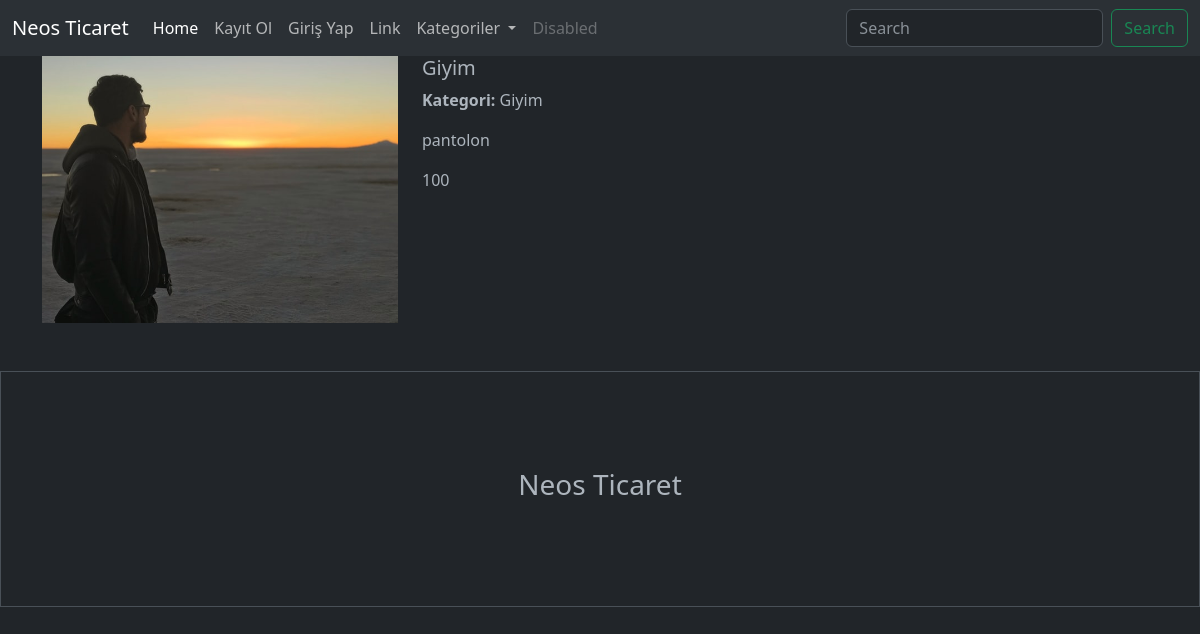
Page /urun-detay/4 on the committed database.
### urunler/models.py (models this page shows, shortened)
class Urun(models.Model):
    satici=models.ForeignKey(User, on_delete=models.CASCADE, null=True)
    kategori=models.ForeignKey(Kategori, on_delete=models.SET_NULL, null=True)
    altkategori=models.ManyToManyField(AltKategori)
    seriNo=models.OneToOneField(Tek, on_delete=models.CASCADE, null=True, blank=True)
    isim= models.CharField(max_length=100)
    aciklama = models.TextField(max_length=100)
    fiyat  = models.IntegerField()
    resim = models.FileField(upload_to = 'urunler/')

class Kategori(models.Model):
    isim=models.CharField(max_length=100)

### urunler/views.py (the view)
# urls.py: path('urun-detay/<int:urunId>', urun, name='urun'),
def urun(request,urunId):
    urun = Urun.objects.get(id = urunId)
    context = {
        'urun':urun
    }
    return render(request, 'urun.html',context)

### urunler/context_processors.py (called while the page is built)
def get_len_sepets (request):
    if request.user.is_authenticated:
        uzun = Sepet.objects.filter(user=request.user, odendiMi =False).count()
    else:
        uzun=0
    return {'uzun':uzun}

def get_categories(request):
    kategoriler =Kategori.objects.all()
    return {'kategoriler': kategoriler}

### urunler/templates/urun.html (shortened to what this page needs)
{% extends "index.html" %}
{% load static %}
{% block content %}
    <div class="container">
        <div class="row">
          <div class="col-4">
            <img src="{{urun.resim.url}}" width="100%" alt="">
          </div>
          <div class="col-8">
            <h5> {{urun.isim}} </h5>
            <p>  <b>Kategori: </b> {{urun.kategori.isim}} </p>
            <p> {{urun.aciklama}} </p>
            <p> {{urun.fiyat}} </p>
          </div>
        </div>
      </div>
{% endblock content %}

### rows in the picture
Urun: resim (picture), isim "Giyim", kategori.isim "Giyim", aciklama "pantolon", fiyat "100"
